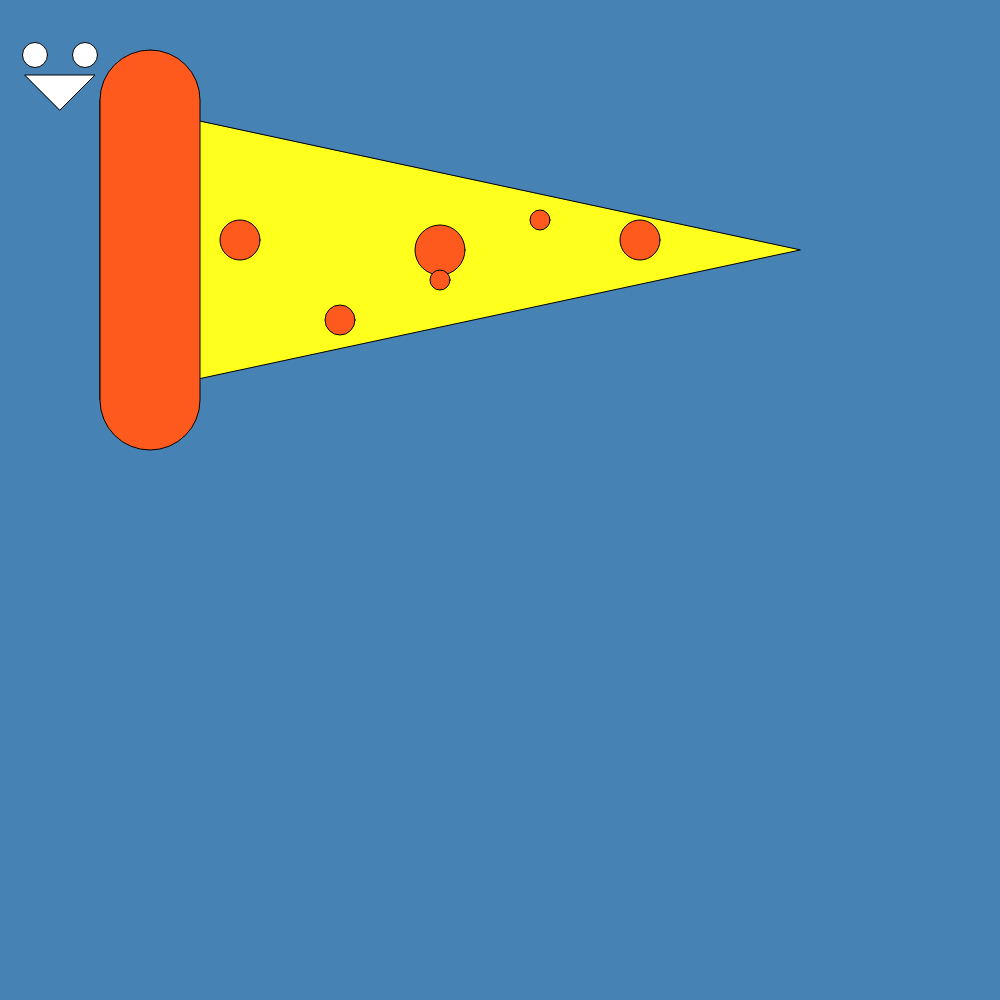
Frame 1 (no input)
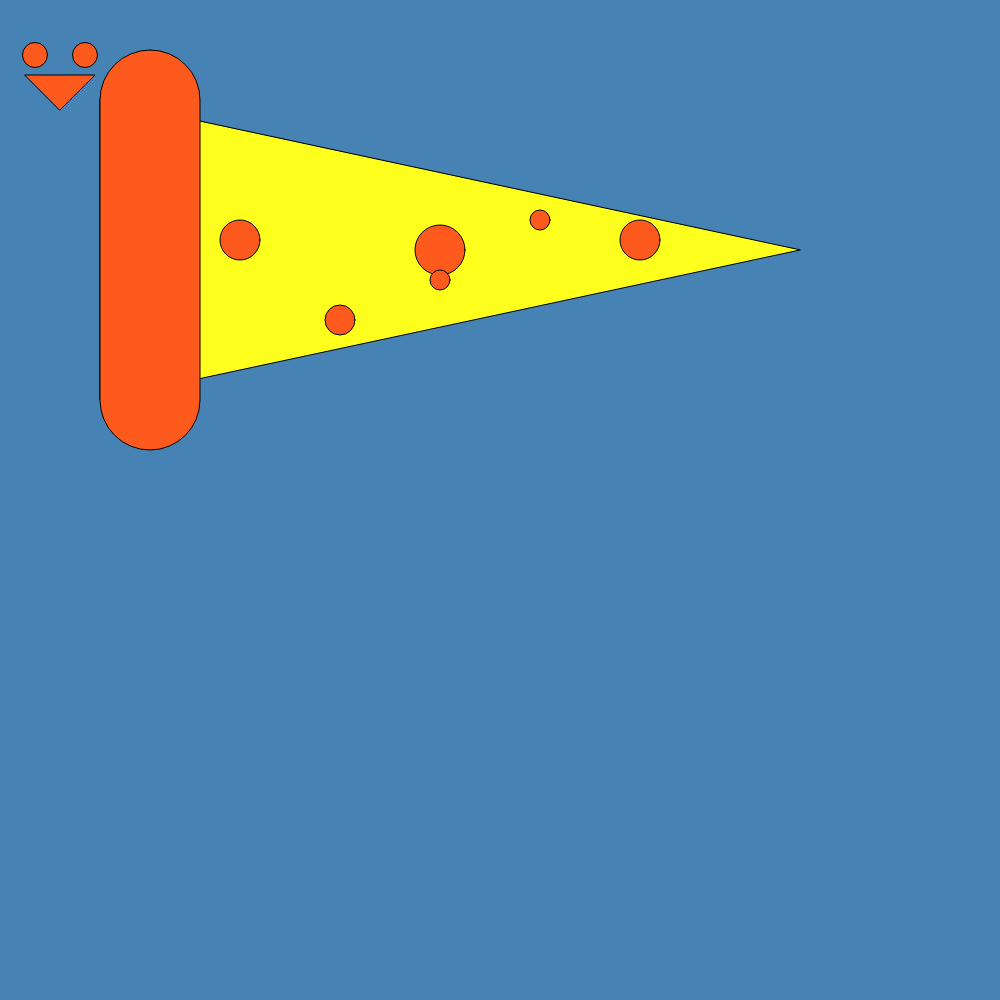
Frame 60 (no input)
Frame 120 (the mouse pressed at the canvas centre since frame 60): identical to frame 60, image omitted

The p5.js sketch that drew these frames (run headless with seeded random() and noise() and a simulated clock; from frame 60 on, the mouse is pressed at the canvas centre):

// p5.js sketch
// ── sketch.js
function setup() {
  createCanvas(1000, 1000);
}
function draw() {
  background('steelblue');
  // create some basic shapes after this circle
  circle(35,55,25);
  circle(85,55,25);
  triangle(25,75,95,75,60,110);


  fill(255, 255, 30);
  triangle(100,100,100,400,800,250);
  fill(300, 90, 30);
  circle(140,210,40);
  circle(340,320,30);
  circle(440,250,50);
  circle(240,240,40);
  circle(440,280,20);
  circle(540,220,20);
  circle(640,240,40);
  rect(100,50,100,400,125,100,125,400);

  //pepperoni pizza
  
}
